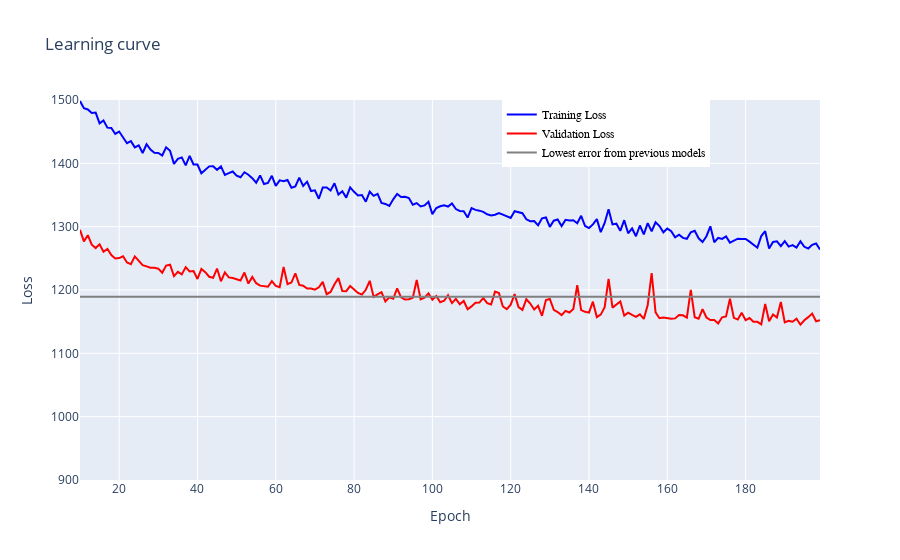

Notebook code for this chart:
### Code cell
DNN_plot_loss(history,starting_epoch=10, previous_val_loss=previous_val_loss)

### Figure 1 — Plotly figure (JSON) as saved in the notebook; plotly's stock layout.template omitted (floating-point values rounded to 4 significant figures; data arrays with more than 128 entries replaced by an {"elided": "..."} marker saying what was removed)
{"data": [{"marker": {"color": "blue", "opacity": 0.5, "size": 5}, "mode": "lines", "name": "Training Loss", "type": "scatter", "x": {"elided": "190 int values"}, "y": {"elided": "190 float values"}}, {"marker": {"color": "red", "opacity": 0.5, "size": 5}, "mode": "lines", "name": "Validation Loss", "type": "scatter", "x": {"elided": "190 int values"}, "y": {"elided": "190 float values"}}, {"marker": {"color": "grey", "size": 5}, "mode": "lines", "name": "Lowest error from previous models", "type": "scatter", "x": {"elided": "190 int values"}, "y": {"elided": "190 float values"}}], "layout": {"legend": {"font": {"color": "black", "family": "sans-serif", "size": 12}, "traceorder": "normal", "x": 0.57, "y": 1}, "title": {"text": "Learning curve"}, "xaxis": {"range": [10, 199], "title": {"text": "Epoch"}}, "yaxis": {"range": [900, 1500], "title": {"text": "Loss"}}}}
